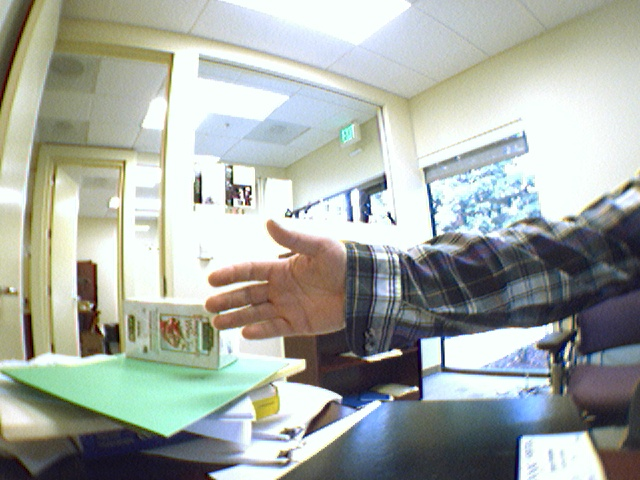
%> input picture op_derivate/OpticalFlow0.jpg, 640 x 480 px
$ octave output.m   (GNU Octave 9; MATLAB toolbox functions it lacks are replaced by stand-ins)
%> lines starting %> are read from the running program, lines starting %| are printed output that depends on the picture
clc;
clear;
close all;
%读取gaussian.dat中的内容，该内容是FPGA工程的处理结果，将读取内容转为图片，并与matlab的gaussian计算做对比。
input_image = imread('OpticalFlow0.jpg');
%> input_image is the input picture: size 480x640x3 uint8; mean R, G, B 165.4, 171.2, 164.4
input_image = imresize(input_image, 0.5);
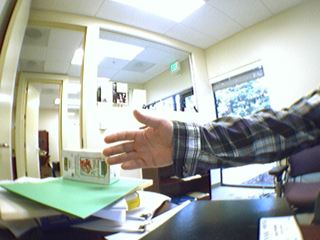
%> input_image: size 240x320x3 uint8; mean R, G, B 165.4, 171.2, 164.4
img = rgb2gray(input_image);
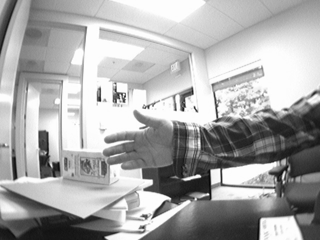
%> img: size 240x320 uint8; min 6, max 255, mean 168.7
%img=input_image;
[height, width] = size(img);
%> height = 240; width = 320
figure(1);
imshow(img);

gaussian_kernel=[10 16 10;16 26 16;10 16 10]/128
tic;
gaussian_mat = conv2(double(img), gaussian_kernel);
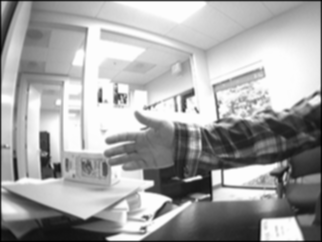
%> gaussian_mat: size 242x322 double; min 2.89, max 258.2, mean 168.8; drawn with min black and max white
toc;
figure(2);
subplot(2,2,1);
imshow(uint8(gaussian_mat));
title('matlab gaussian');

load gaussian.dat;
tmp=reshape(gaussian, width, height);
img = tmp';
mask = ones(size(img));
mask1 = bitand(round(img) , mask);
mask2 = bitand(round(img/10) , mask);
mask3 = bitand(round(img /100), mask);
mask4 = bitand(round(img /1000), mask);
mask5 = bitand(round(img /10000), mask);
mask6 = bitand(round(img /100000), mask);
mask7 = bitand(round(img /1000000), mask);
mask8 = bitand(round(img/10000000) , mask);

gaussian_img = mask1 + mask2*2 + mask3*4 + mask4*8 + mask5*16  + mask6*32 + mask7*64 + mask8*128;
subplot(2,2,2);
%figure(3);
imshow(uint8(gaussian_img));
title('fpga gaussian');
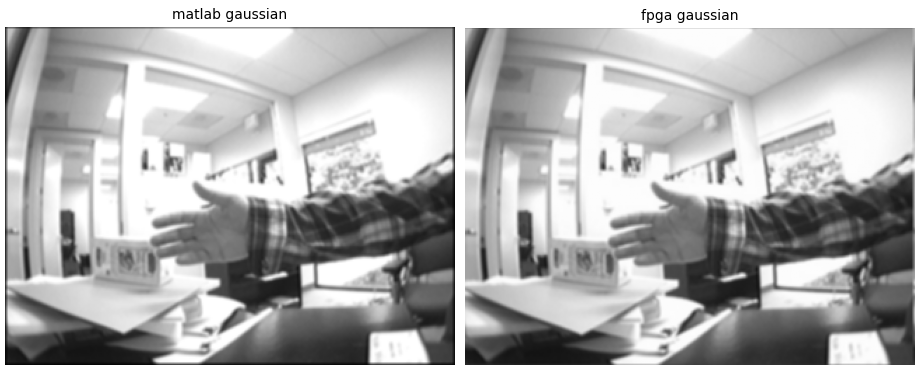
%> figure redrawn from the program's plot data, 2 panels
